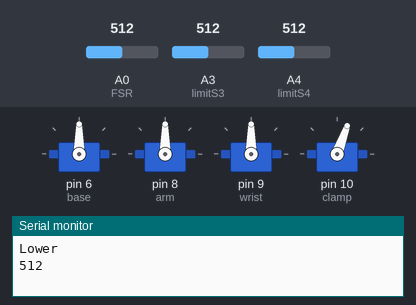
The sketch below on a simulated Arduino Uno, built with avr-gcc and run on an emulated ATmega328P. Shown: 4 × servo, the last lines printed to the serial monitor. Inputs (shaded band) come from the test bench; at power-on: A3 (limitS3) = 512, A4 (limitS4) = 512, A0 (FSR) = 512.

Above: at 1.2 s.
1.3 s: A3 (limitS3) set to 290
7.3 s: A3 (limitS3) set to 306
At 9.4 s:
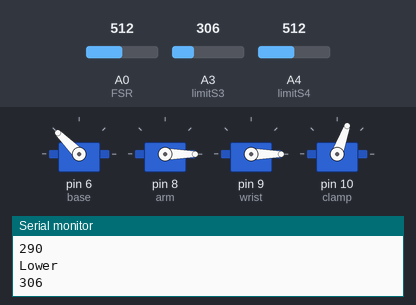
13.3 s: A3 (limitS3) set to 170
19.3 s: A4 (limitS4) set to 313
22.8 s: A4 (limitS4) set to 284
At 24.8 s:
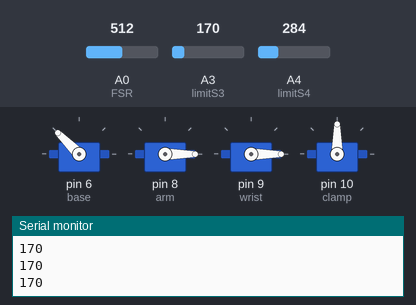
25.7 s: A4 (limitS4) set to 306
At 26.5 s:
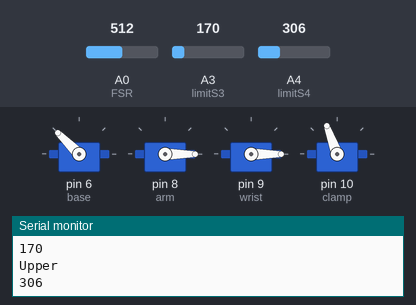
Timing chart, 0 to 32.2 s (numbered marks = the images above; inputs shaded):
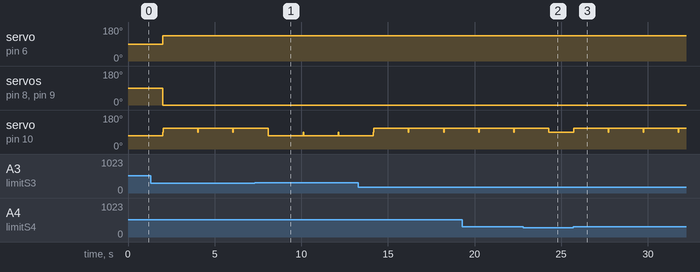

Measured:
- the behaviour switches between 301 and 300 on A4 (limitS4) (found by bisection; images 1 and 2)
- after the input at 22.8 s, servo on pin 10 (clamp): goes on until 24.3 s, then stays 90°
- after the input at 25.7 s, servo on pin 10 (clamp): 90° → 110° at once

The sketch:

FourServos_GUI.ino
```cpp
// Define the libaries to use
#include <Servo.h>
#include <LiquidCrystal.h>

/// Link the Servos to the servo lib
Servo base;
Servo arm;
Servo wrist;
Servo clamp;

/// Input handelers
String read_str;            // Char array to store the input
int  str_pos      = 0;       // Position on the index
long new_val      = 0;       // The value to read from
int  max_angle    = 180;     // Limit the range of motion
int  motor_select = 0;       // Select the servo to rotate

/// Switch & sensors handelers
int  FSR          = 0;       // Select the input pin for the pressure sensor
//int  limitS1      = 1;       // Input for the analog switch
//int  limitS2      = 2;       // Input for the analog switch
int  limitS3      = 3;       // Input for the analog switch
int  limitS4      = 4;       // Input for the analog switch

//TODO: check is switch_pressed can go? nope

bool switch_pressed = false; // Help to release the switch

// Allocate memory to remember the previous values and reset to starting point
// Starting position for all servos
int  base_val  = 135;
int  arm_val   = 0;
int  wrist_val = 0;
int  clamp_stop = 90; // Should be set to no motion position
int  clamp_val = clamp_stop;

/// Initialize the program
// Runs only once
void setup() {
    Serial.begin(9600); // Startup the serial interface

    // Attach the servos
    base. attach(6);
    arm.  attach(8);
    wrist.attach(9);
    clamp.attach(10);

    //Serial.println("Select desired servo, followed by the angle: \n1)Base \n2)Arm \n3)Wrist \n4)Clamp ");
    //Serial.println("For example: '1130' will move servo #1 in 130 degrees\n");
}

/// The main loop, runs as long as the Arduino is connected
void loop() {
    /// continuesly reading the input from the switchs
    int FSRread = analogRead(FSR);
    int ls3     = analogRead(limitS3);
    int ls4     = analogRead(limitS4);

    /// Input handler
    /* We expect a string of form #:###, where the first number is the servo
     * number and the digits are the position of the servo. The sequence is
     * terminated by a single newline or carriage return.
     */
    while (Serial.available()) {
        bool valid = true;
        int servoId = Serial.parseInt(); //Read Servo
        if (Serial.read() != ':') valid = false; //Read separator
        int position = Serial.parseInt(); //Read Position
        if (Serial.read() != '\n') valid = false; //Read Terminator

        //Do something with the input:
        if (valid && (position >= 0 && position <= 180)) {
          switch (servoId) {
            case 1:
              base_val = position;
              break;
            case 2:
              arm_val = position;
              break;
            case 3:
              wrist_val = position;
              break;
            case 4:
              clamp_val = position;
              break;
            default:
              //Error! Invalid servo
              break;
         }
      }
    }
    if (ls3 > 300) {
         Serial.println("Lower");
         Serial.println(ls3);
         clamp.write(70);
         delay(2000);
         clamp.write(clamp_stop);
         clamp_val = clamp_stop;

    }else if (ls4 > 300) {   // Lower switchs are pressed
        Serial.println("Upper");
         Serial.println(ls4);
         clamp.write(110);
         delay(2000);
         clamp.write(clamp_stop);
         clamp_val = clamp_stop;
    }

    base.write(base_val);
    arm.write(arm_val);
    wrist.write(wrist_val);
    clamp.write(clamp_val);

   Serial.println(ls3);
    delay(25);

}
```
